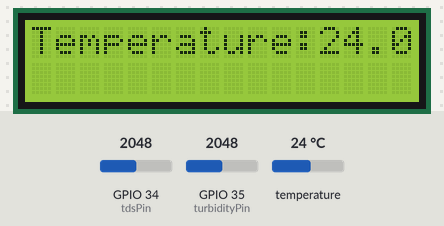
The sketch below on a simulated ESP32. Parts: 16×2 character LCD. Inputs (shaded band) come from the test bench; at power-on: GPIO 34 (tdsPin) = 2048, temperature 24 °C, GPIO 35 (turbidityPin) = 2048. WiFi joins after 1.5 s; servers stay silent unless stated; EEPROM starts erased; what the sketch prints to the serial monitor is not drawn.

Above: at 4.9 s.
5.0 s: GPIO 34 (tdsPin) set to 2866
At 15.1 s:
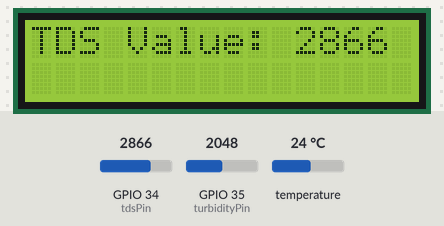
19.0 s: temperature set to 12 °C
At 21.1 s:
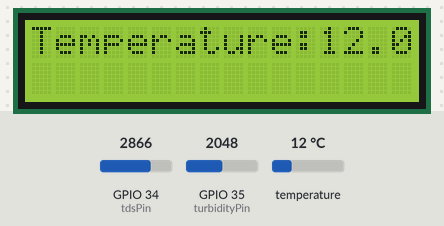
27.4 s: GPIO 35 (turbidityPin) set to 2866
At 33.4 s:
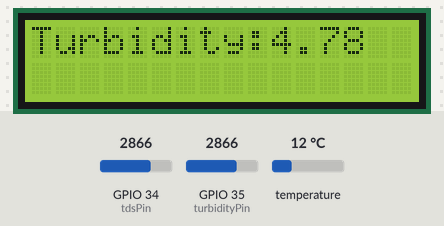
35.9 s: GPIO 34 (tdsPin) set to 3603
At 39.4 s:
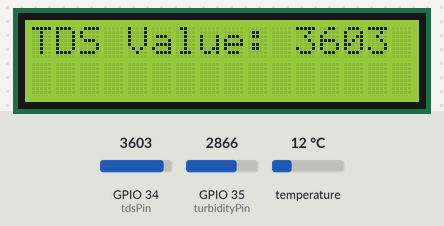
44.3 s: temperature set to 19 °C
At 45.3 s:
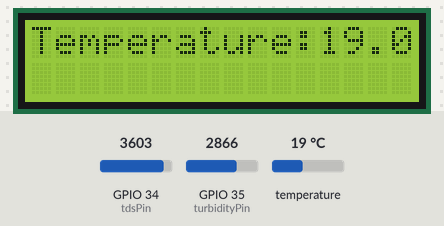
52.7 s: GPIO 35 (turbidityPin) set to 3603
At 65.7 s:
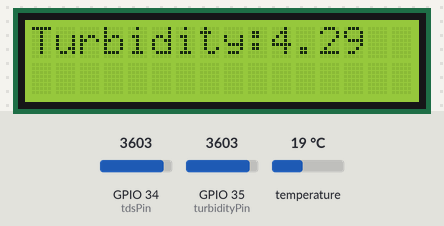
Timing chart, 0 to 67.2 s (numbered marks = the images above; inputs shaded):
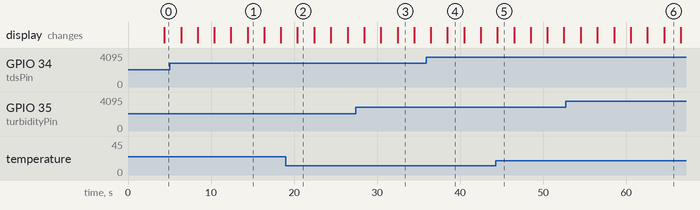

The sketch:

miniproject_ec.ino
```cpp
#include <OneWire.h>
#include <DallasTemperature.h>
#include <Wire.h>
#include <LiquidCrystal_I2C.h>
#include <EEPROM.h>
#include <WiFi.h>
#include <Adafruit_ADS1X15.h>
#include <DFRobot_ESP_EC.h>
#include <Adafruit_GFX.h>

// Data wire is connected to GPIO 4
#define ONE_WIRE_BUS 18
#define I2C_ADDR    0x27
#define LCD_COLUMNS 16
#define LCD_ROWS    2
const int tdsPin = 34;
const int turbidityPin = 35; // Analog pin to which the turbidity sensor is connected
int turbidityValue;

float mapFloat(float x, float in_min, float in_max, float out_min, float out_max) {
  return (x - in_min) * (out_max - out_min) / (in_max - in_min) + out_min;
}

DFRobot_ESP_EC ec;
Adafruit_ADS1115 ads;

 float  temperature = 25;

String apiKey = "FG3VYTORRQK79XXL";     //  Enter your Write API key from ThingSpeak

const char* ssid =  "Pro";     // replace with your wifi ssid and wpa2 key
const char* passwrd =  "11111111";
const char* server = "api.thingspeak.com";

WiFiClient client;

// Setup a oneWire instance to communicate with any OneWire devices
OneWire oneWire(ONE_WIRE_BUS);

LiquidCrystal_I2C lcd(I2C_ADDR, LCD_COLUMNS, LCD_ROWS);

// Pass oneWire reference to DallasTemperature library
DallasTemperature sensors(&oneWire);

void setup() {
  // Start serial communication for debugging
  Serial.begin(9600);

  EEPROM.begin(32);//needed EEPROM.begin to store calibration k in eeprom
  ec.begin();

  // Initialize DS18B20 sensor
  sensors.begin();

   Wire.begin();

  // Initialize LCD
  lcd.init();

  // Turn on the backlight
  lcd.backlight();


  delay(2000);

  Serial.println("Connecting to ");
  Serial.println(ssid);


  WiFi.begin(ssid, passwrd);

  while (WiFi.status() != WL_CONNECTED)
  {
    delay(500);
    Serial.print(".");
  }
  Serial.println("");
  Serial.println("WiFi connected");
}

void loop() {
  // Request temperature readings
  sensors.requestTemperatures();

  // Get temperature in Celsius
  float temperatureC = sensors.getTempCByIndex(0);

  int tdsValue = analogRead(tdsPin);
  turbidityValue = analogRead(turbidityPin);
  float turbidityNTU = mapFloat(turbidityValue,0 ,10000, 6.7, 0);

  //ecValue = ec.readEC(tdsValue, temperatureC);

  // Check if temperature reading is valid
    lcd.print("Temperature:");
    lcd.print(temperatureC,'\n');
    Serial.println(temperature,'\n');
    delay(2000);
    lcd.clear();
    lcd.print("TDS Value: ");
    Serial.print(tdsValue);
    lcd.print(tdsValue);
    delay(2000);
    lcd.clear();
    lcd.print("Turbidity:");
    lcd.print(turbidityNTU);
    delay(2000);
    lcd.clear();

   // ec.calibration(tdsValue, temperatureC); // calibration process by Serail CMD

  if (client.connect(server, 80))  //   "184.106.153.149" or api.thingspeak.com
  {

    String postStr = apiKey;
    postStr += "&field1=";
    postStr += String(temperatureC);
    postStr += "&field2=";
    postStr += String(tdsValue);
    postStr += "&field3=";
    postStr += String(turbidityNTU);
    postStr += "\r\n\r\n\r\n";
    delay(500);

    client.print("POST /update HTTP/1.1\n");
    client.print("Host: api.thingspeak.com\n");
    client.print("Connection: close\n");
    client.print("X-THINGSPEAKAPIKEY: " + apiKey + "\n");
    client.print("Content-Type: application/x-www-form-urlencoded\n");
    client.print("Content-Length: ");
    client.print(postStr.length());
    client.print("\n\n\n");
    client.print(postStr);
    delay(500);
  }
  client.stop();
}
```

Measured:
- what the display in image 1 shows lasts 2.0 s, from 14.4 s to 16.4 s
